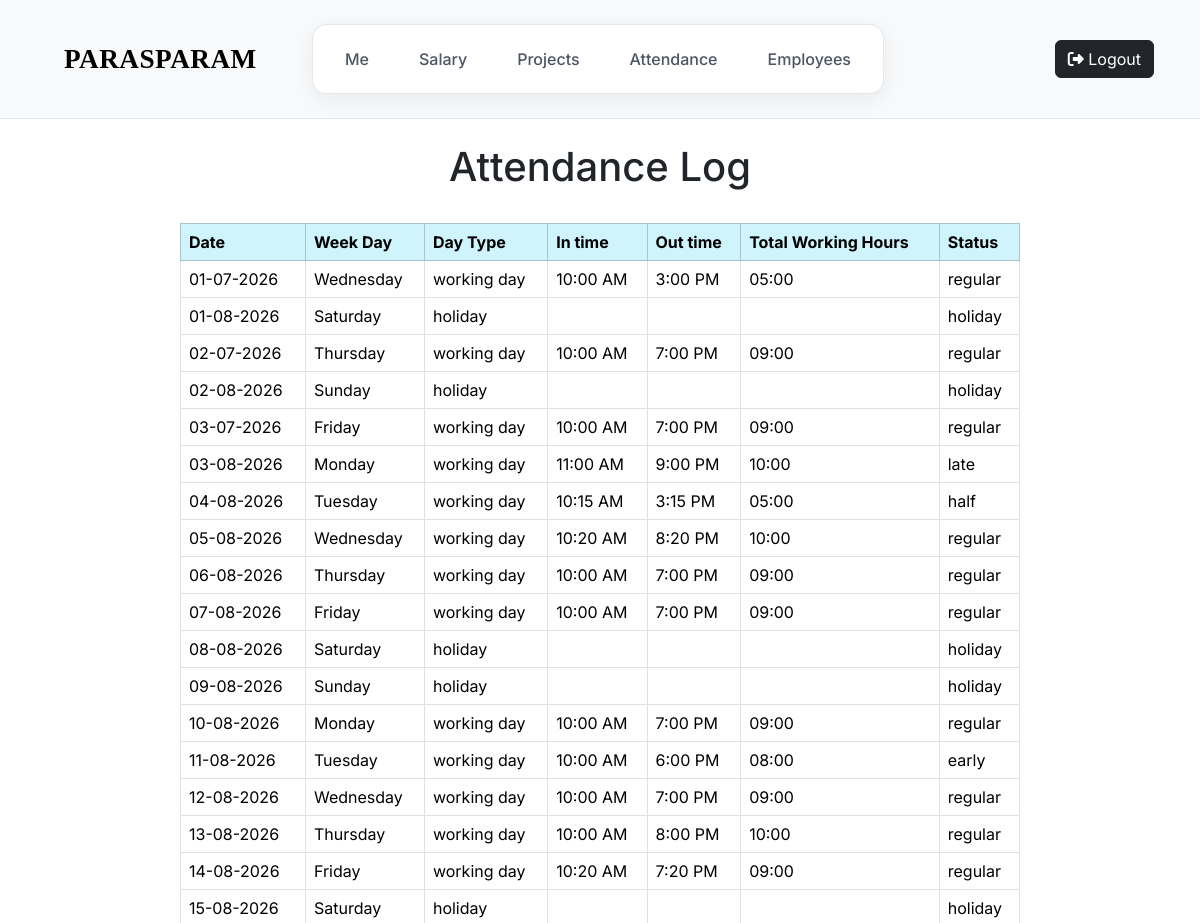
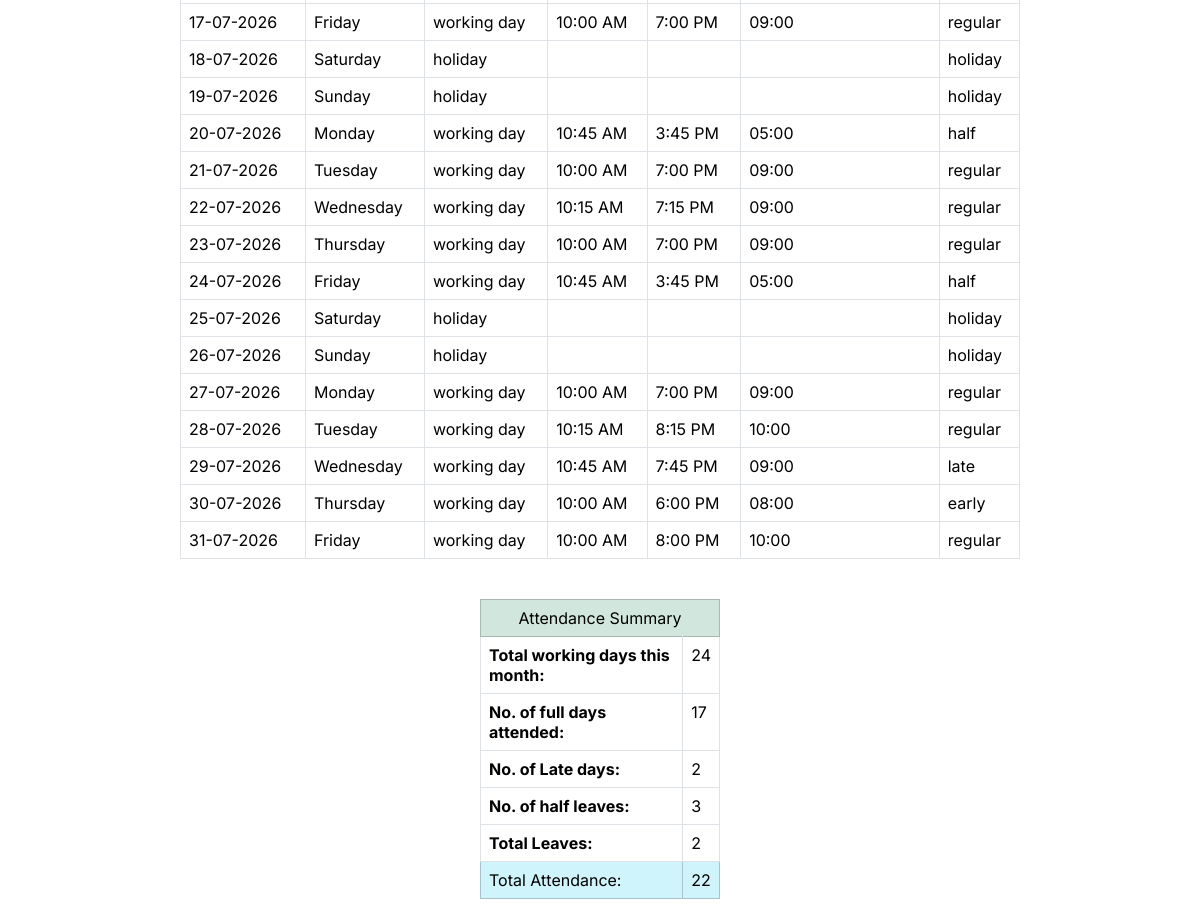
/user/attendance (signed in), run on the app's committed database (2 pictures, top to bottom).
### tables this page shows
CREATE TABLE attendance2 ( 

    emp_id INTEGER,

    date TEXT,

    week_day TEXT,

    day_type TEXT,

    emp_name TEXT,

    in_time TEXT,

    out_time TEXT,

    wrk_hrs TEXT,

    status TEXT

);

### app.py (the view)
@app.route("/user/attendance")
@employee_login_required
def view_user_attendance():
    attendance_data = db.execute("SELECT date, week_day, day_type, in_time, out_time, wrk_hrs, status FROM attendance2 WHERE emp_id = ?", session["user_id"])
    total_working_days = db.execute("SELECT COUNT(*) AS total_days FROM attendance2 WHERE day_type = ? AND emp_id = ?", "working day", session["user_id"])
    regular_days = db.execute("SELECT COUNT(*) AS regular_days FROM attendance2 WHERE status = ? AND emp_id = ?", "regular", session["user_id"])
    half_days = db.execute("SELECT COUNT(*) AS half_days FROM attendance2 WHERE status = ? AND emp_id = ?", "half", session["user_id"])
    late_days = db.execute("SELECT COUNT(*) AS late_days FROM attendance2 WHERE status = ? AND emp_id = ?", "late", session["user_id"])
    leaves = total_working_days[0]['total_days'] - regular_days[0]['regular_days'] - half_days[0]['half_days'] - late_days[0]["late_days"]
    total_days = regular_days[0]['regular_days'] + half_days[0]['half_days'] + late_days[0]['late_days']
    return render_template("employee_attendance_page.html", attendance_data = attendance_data, total_working_days = total_working_days, regular_days = regular_days, half_days = half_days, late_days = late_days, leaves = leaves, total_days = total_days)

### app.py (called while the page is built)
@app.after_request
def after_request(response):
    response.headers["Cache-Control"] = "no-cache, no-store, must-revalidate"
    response.headers["Expires"] = 0
    response.headers["Pragma"] = "no-cache"
    return response

### helpers.py (called while the page is built)
def employee_login_required(f):
    @wraps(f)
    def decorated_function(*args, **kwargs):
        if session.get("user_id") is None:
            return redirect("/")
        return f(*args, **kwargs)
    return decorated_function

### templates/employee_attendance_page.html
{% extends "employee_home.html" %}
{% block main %}
<div class="title py-4">
    <h1> Attendance Log </h1>
</div>
<div class="attendance_table center">
    <table class="table table-bordered">
        <thead>
            <tr class="table-info">
                <th scope="col"> Date </th>
                <th scope="col"> Week Day </th>
                <th> Day Type </th>
                <th> In time </th>
                <th> Out time </th>
                <th> Total Working Hours </th>
                <th> Status </th>
            </tr>
        </thead>
        <tbody>
            {% for attendance in attendance_data %}
            <tr>
                <td> {{ attendance['date'] }} </td>
                <td> {{ attendance['week_day'] }} </td>
                <td> {{ attendance['day_type'] }} </td>
                <td> {{ attendance['in_time'] }} </td>
                <td> {{ attendance['out_time'] }} </td>
                <td> {{ attendance['wrk_hrs'] }} </td>
                <td> {{ attendance['status'] }} </td>
            </tr>
            {% endfor %}
        </tbody>
    </table>
</div>
<br>
<div class="total_attendance_data center">
<table class="table table-bordered">
    <tr colspan="2" class="table-success">
        <td colspan="2" style="text-align: center;"> Attendance Summary </td>
    </tr>
    <tr>
        <th> Total working days this month: </th>
        <td> {{ total_working_days[0]['total_days'] }} </td>
    </tr>
    <tr>
        <th>  No. of full days attended: </th>
        <td> {{ regular_days[0]['regular_days'] }} </td>
    </tr>
    <tr>
        <th> No. of Late days: </th>
        <td> {{ late_days[0]['late_days'] }} </td>
    </tr>
    <tr>
        <th> No. of half leaves: </th>
        <td> {{ half_days[0]['half_days'] }} </td>
    </tr>
    <tr>
        <th> Total Leaves: </th>
        <td> {{ leaves }} </td>
    </tr>
    <tr class="table-info">
        <td> Total Attendance: </td>
        <td> {{ total_days }} </td>
    </tr>
</div>
{% endblock %}

### static/styles.css (style rules this page uses)
body { font-family: 'Inter'; }
.center { justify-content: center; }
.left, .center, .right { flex: 1; }
.center { display: flex; justify-content: center; }
.center-tag, .title { justify-content: center; text-align: center; }
.attendance_table { justify-content: center; width: 70%; margin: 0 auto; }
.total_attendance_data { width: 20%; justify-content: center; margin: 0 auto; }

### data on the page
attendance2: date "01-07-2026", week_day "Wednesday", day_type "working day", in_time "10:00 AM", out_time "3:00 PM", wrk_hrs "05:00", status "regular"
attendance2: date "01-08-2026", week_day "Saturday", day_type "holiday", status "holiday"
attendance2: date "02-07-2026", week_day "Thursday", day_type "working day", in_time "10:00 AM", out_time "7:00 PM", wrk_hrs "09:00", status "regular"
attendance2: date "02-08-2026", week_day "Sunday", day_type "holiday", status "holiday"
attendance2: date "03-07-2026", week_day "Friday", day_type "working day", in_time "10:00 AM", out_time "7:00 PM", wrk_hrs "09:00", status "regular"
attendance2: date "03-08-2026", week_day "Monday", day_type "working day", in_time "11:00 AM", out_time "9:00 PM", wrk_hrs "10:00", status "late"
attendance2: date "04-08-2026", week_day "Tuesday", day_type "working day", in_time "10:15 AM", out_time "3:15 PM", wrk_hrs "05:00", status "half"
attendance2: date "05-08-2026", week_day "Wednesday", day_type "working day", in_time "10:20 AM", out_time "8:20 PM", wrk_hrs "10:00", status "regular"
attendance2: date "06-08-2026", week_day "Thursday", day_type "working day", in_time "10:00 AM", out_time "7:00 PM", wrk_hrs "09:00", status "regular"
attendance2: date "07-08-2026", week_day "Friday", day_type "working day", in_time "10:00 AM", out_time "7:00 PM", wrk_hrs "09:00", status "regular"
attendance2: date "08-08-2026", week_day "Saturday", day_type "holiday", status "holiday"
attendance2: date "09-08-2026", week_day "Sunday", day_type "holiday", status "holiday"
attendance2: date "10-08-2026", week_day "Monday", day_type "working day", in_time "10:00 AM", out_time "7:00 PM", wrk_hrs "09:00", status "regular"
attendance2: date "11-08-2026", week_day "Tuesday", day_type "working day", in_time "10:00 AM", out_time "6:00 PM", wrk_hrs "08:00", status "early"
attendance2: date "12-08-2026", week_day "Wednesday", day_type "working day", in_time "10:00 AM", out_time "7:00 PM", wrk_hrs "09:00", status "regular"
attendance2: date "13-08-2026", week_day "Thursday", day_type "working day", in_time "10:00 AM", out_time "8:00 PM", wrk_hrs "10:00", status "regular"
attendance2: date "14-08-2026", week_day "Friday", day_type "working day", in_time "10:20 AM", out_time "7:20 PM", wrk_hrs "09:00", status "regular"
attendance2: date "15-08-2026", week_day "Saturday", day_type "holiday", status "holiday"
attendance2: date "17-07-2026", week_day "Friday", day_type "working day", in_time "10:00 AM", out_time "7:00 PM", wrk_hrs "09:00", status "regular"
attendance2: date "18-07-2026", week_day "Saturday", day_type "holiday", status "holiday"
attendance2: date "19-07-2026", week_day "Sunday", day_type "holiday", status "holiday"
attendance2: date "20-07-2026", week_day "Monday", day_type "working day", in_time "10:45 AM", out_time "3:45 PM", wrk_hrs "05:00", status "half"
attendance2: date "21-07-2026", week_day "Tuesday", day_type "working day", in_time "10:00 AM", out_time "7:00 PM", wrk_hrs "09:00", status "regular"
attendance2: date "22-07-2026", week_day "Wednesday", day_type "working day", in_time "10:15 AM", out_time "7:15 PM", wrk_hrs "09:00", status "regular"
attendance2: date "23-07-2026", week_day "Thursday", day_type "working day", in_time "10:00 AM", out_time "7:00 PM", wrk_hrs "09:00", status "regular"
attendance2: date "24-07-2026", week_day "Friday", day_type "working day", in_time "10:45 AM", out_time "3:45 PM", wrk_hrs "05:00", status "half"
attendance2: date "25-07-2026", week_day "Saturday", day_type "holiday", status "holiday"
attendance2: date "26-07-2026", week_day "Sunday", day_type "holiday", status "holiday"
attendance2: date "27-07-2026", week_day "Monday", day_type "working day", in_time "10:00 AM", out_time "7:00 PM", wrk_hrs "09:00", status "regular"
attendance2: date "28-07-2026", week_day "Tuesday", day_type "working day", in_time "10:15 AM", out_time "8:15 PM", wrk_hrs "10:00", status "regular"
attendance2: date "29-07-2026", week_day "Wednesday", day_type "working day", in_time "10:45 AM", out_time "7:45 PM", wrk_hrs "09:00", status "late"
attendance2: date "30-07-2026", week_day "Thursday", day_type "working day", in_time "10:00 AM", out_time "6:00 PM", wrk_hrs "08:00", status "early"
attendance2: date "31-07-2026", week_day "Friday", day_type "working day", in_time "10:00 AM", out_time "8:00 PM", wrk_hrs "10:00", status "regular"

### other printed values
{{ total_working_days[0]['total_days'] }} "24"
{{ regular_days[0]['regular_days'] }} "17"
{{ late_days[0]['late_days'] }} "2"
{{ half_days[0]['half_days'] }} "3"
{{ leaves }} "2"
{{ total_days }} "22"
